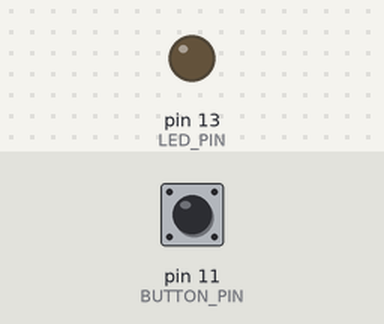
This sketch was run on a simulated Arduino Uno, built with avr-gcc and run on an emulated ATmega328P. Parts: output pins drawn as LEDs (lit = HIGH). The test bench sets the inputs (shaded band); at power-on: pin 11 (BUTTON_PIN) HIGH.

Above: at 1.2 s.
1.3 s: pin 11 (BUTTON_PIN) pulled LOW for 0.15 s
At 1.37 s:
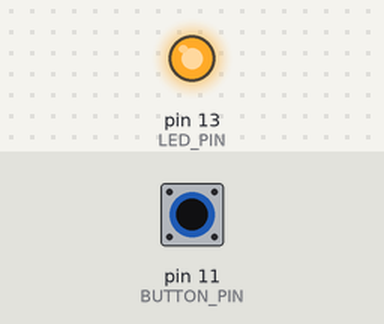
2.9 s: pin 11 (BUTTON_PIN) pulled LOW for 3.2 s
At 6.7 s:
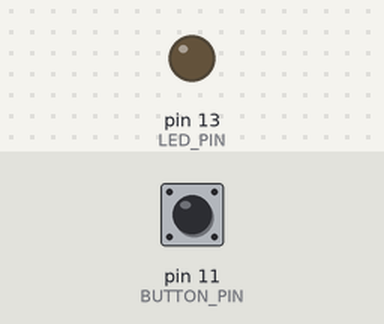
Timing chart, 0 to 8.2 s (numbered marks = the images above; inputs shaded):
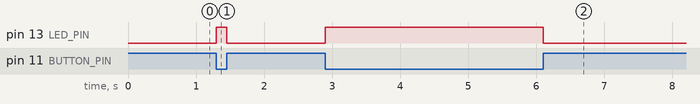

The sketch:

excercise1.ino
```cpp
#define LED_PIN PB5 // pin 13
#define BUTTON_PIN PB3  // pin 11

void setup() {
  DDRB |= (1 << LED_PIN);  // B0010_0000
  DDRB &= ~(1 << BUTTON_PIN); // ~(B0000_1000)
  PORTB |= (1 << BUTTON_PIN);
}

void loop() {
  if (!(PINB & (1 << BUTTON_PIN))) {
    PORTB |= (1 << LED_PIN);
  } else {
    PORTB &= ~(1 << LED_PIN);
  }
}
```

Measured:
- after the input at 1.3 s, pin 13 (LED_PIN): LOW → HIGH at once, → LOW 0.15 s later
- after the input at 2.9 s, pin 13 (LED_PIN): LOW → HIGH at once, → LOW 3.2 s later
